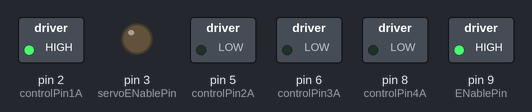
Bench run of a sketch on a simulated Arduino Uno, built with avr-gcc and run on an emulated ATmega328P. Shown: switched loads named in the sketch (green lamp = pin HIGH), output pins drawn as LEDs (lit = HIGH).

Above: at 0.1 s.
Timing chart, 0 to 1.6 s (numbered marks = the images above):
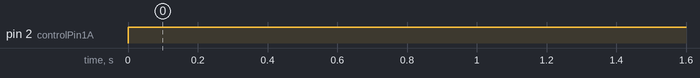

Measured:
- by itself, pin 2 (controlPin1A): LOW → HIGH at 0.00 s

The sketch:

legopftest.ino
```cpp
// Motor control digital output pins defined as global constants
const int controlPin1A = 2;
const int controlPin2A = 5;
const int ENablePin = 9;
// Servo control digital output pins defined as global constants
const int controlPin3A = 6;
const int controlPin4A = 8;
const int servoENablePin = 3;

// Motor control global variables:
int motorSpeed = 0;                          // Motor speed 0..255
int motorDirection = 1;                      // Forward (1) or reverse (0)
// Servo control global variables:
int steering = 0;                            // Servo position 0..255
int steeringDirection = 0;                   // Left (0) and Right (1)

void setup() {
  // put your setup code here, to run once:
  //other stuff....

  // Declare digital output pins:
  pinMode(controlPin1A, OUTPUT);      // 1A
  pinMode(controlPin2A, OUTPUT);      // 2A
  pinMode(ENablePin, OUTPUT);         // EN1,2
  pinMode(controlPin3A, OUTPUT);      // 3A
  pinMode(controlPin4A, OUTPUT);      // 4A
  pinMode(servoENablePin, OUTPUT);    // EN3,4

  digitalWrite(ENablePin, HIGH);       // motor off
//  digitalWrite(servoENablePin, LOW);  // steering centered

}

void loop() {
  // put your main code here, to run repeatedly:

    digitalWrite(controlPin1A, HIGH);

    digitalWrite(controlPin2A, LOW);

}
```
